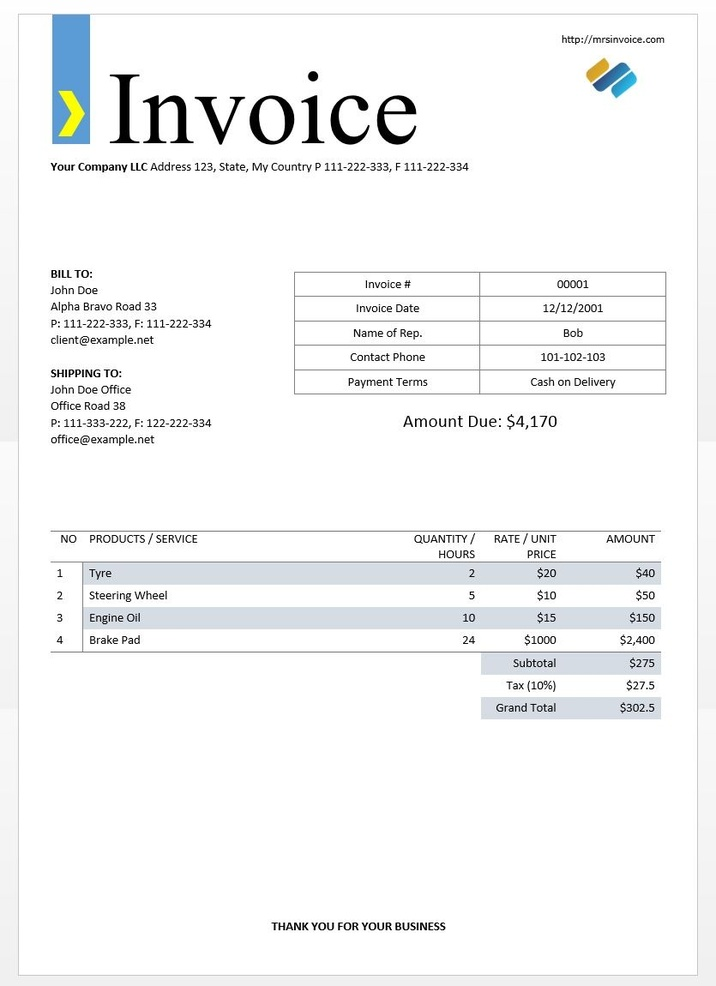
#> input picture mailid invoice.jpg, 716 x 986 px, shrunk from 835 x 1150 before the run, found by its file name
$ jupyter execute --allow-errors mail_id_from_invoice.ipynb
#> lines starting #> are read from the running program, lines starting #| are printed output that depends on the picture; after the words box and inside, x2 and y2 are one past the last pixel; in counts of white or black regions, pixels touching at a corner belong together
[cell 1]
import cv2
import numpy as np
import pytesseract
img=cv2.imread(r'D:\Computer Vision\OCR\mailid invoice.jpg')
#> img is the input picture: shape (986, 716, 3); mean B, G, R 246, 245.5, 244.8

[cell 2]
gray_img=cv2.cvtColor(img,cv2.COLOR_BGR2GRAY)
cv2.imshow('Invoice',gray_img)
cv2.waitKey()
cv2.destroyAllWindows

[cell 3]
(thresh,binary_img)=cv2.threshold(gray_img,250,255,cv2.THRESH_BINARY| cv2.THRESH_OTSU)
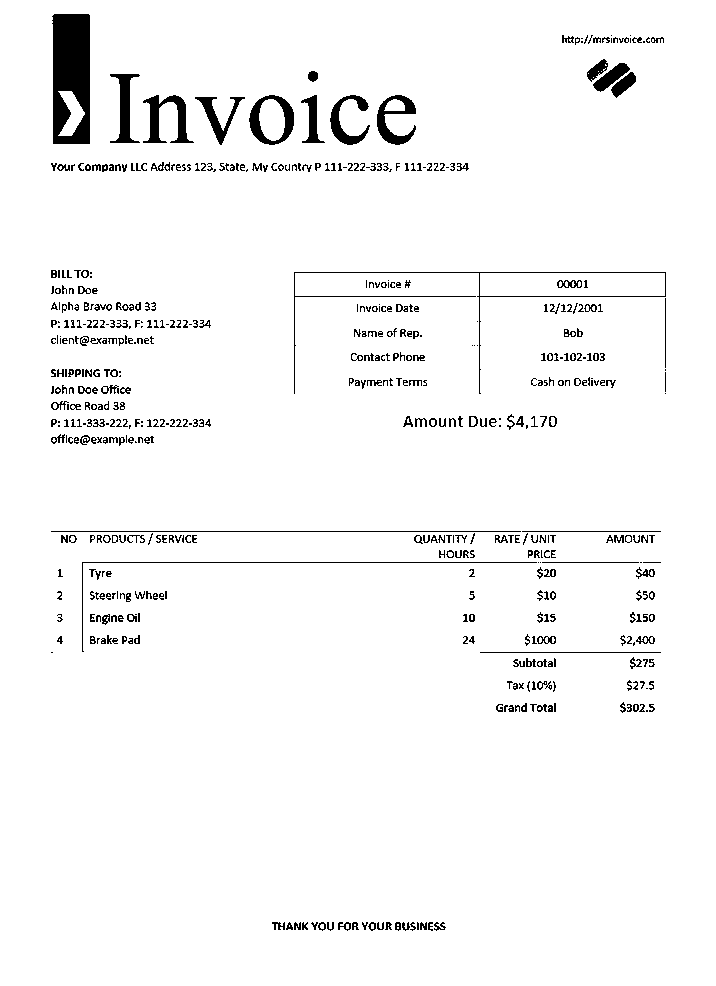
#> binary_img: shape (986, 716); 96.4% white; 527 black regions (173 under 20 px), largest, box (x1, y1, x2, y2) and area: (52, 14, 90, 144) 4194, (294, 272, 666, 394) 1011, (143, 95, 194, 143) 995
#> thresh = 170
cv2.imshow('Binary_image',binary_img)
cv2.waitKey()
cv2.destroyAllWindows
